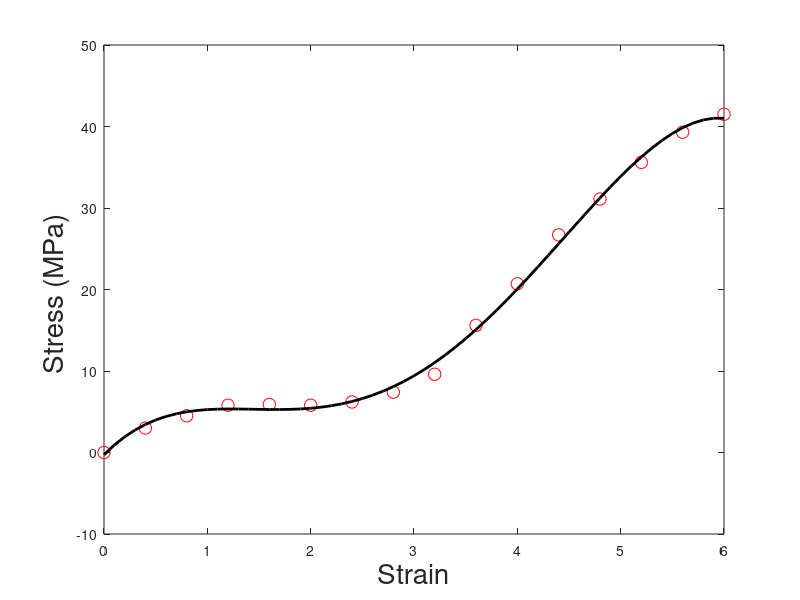

This chart was generated by the following MATLAB code:
%%%%%%%%%%%%%%%%%%%%%%%%%%%%%%%%%%%%%%%%%%%%%%%%
%  Numerical Methods                           %
%  Engr. Mary Christianne Edjan                %
%                                              %
%  Polynomial Regression                       %
%  Curve Fitting and Interpolation             %
%  Octave Code                                 %
%%%%%%%%%%%%%%%%%%%%%%%%%%%%%%%%%%%%%%%%%%%%%%%%

clear all
clc

# Given
x = 0:0.4:6;
y=[0 3 4.5 5.8 5.9 5.8 6.2 7.4 9.6 15.6 20.7 26.7 31.1 35.6 39.3 41.5];

n=length(x);                                % n is the number od data points
m=4;                                        % m is the order of the polynomial

for i=1:2*m
xsum(i)=sum(x.^(i));                        % Define a vector with the summation terms           
end

% Beginning of Step 3
% Assign the first row of the matrix [a] and the first element of the column vector [b]
a(1,1)=n;
b(1,1)=sum(y);

for j= 2: m + 1
a(1,j)= xsum(j-1);
end

% Create rows 2 through 5 of the matrix [a] and elements 2 through 5 of the column vector [b]
for i = 2: m + 1
	for j = 1: m + 1
		a(i ,j) = xsum (j + i - 2);
	end
	 b(i,1)= sum(x.^(i - 1).*y);
end

% Step 4
p = (a\b)'                                % Solve the system [a][p]=[b] 
for i = 1:m + 1
Pcoef(i)= p(m + 2 - i) ;                  % Create a new vector fo the coefficients of the polynomial
end

epsilon = 0:0.1:6;                        % Define a vector of strain to be used for plotting
stressfit = polyval(Pcoef,epsilon);       % Stress calculated by the polynomial

% Plot
plot(x,y,'ro','markersize',9)
hold on
plot(epsilon,stressfit,'k','linewidth',2)
xlabel('Strain','fontsize',20)
ylabel('Stress (MPa) ','fontsize',20)
